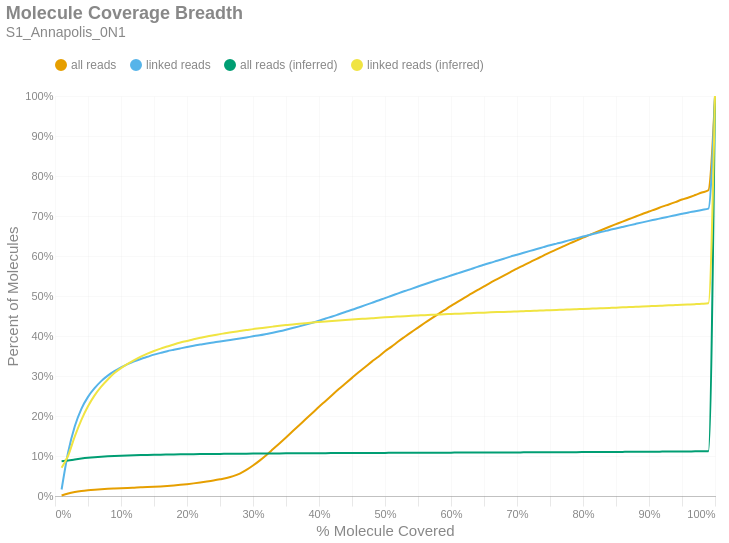

Notebook code cell kept with this figure:
### Markdown cell above
### Molecule Read Coverage
This chart shows molecule coverage breadth as computed by the number of bases aligned to that molecule. In other words, "*how much of each unique long molecule is actually sequenced/aligned?*" Keep in mind there is a distinction between sequences and alignments, since some sequences belonging to a particular molecule may not align well and wouldn't appear in the alignment data. This chart also shows molecule coverage breadth as computed by the *inferred fragment* from which the aligned sequences originate. Unlike read coverage, this calculation takes into account the total insert size, including unsequenced gaps between the forward and reverse reads. Like the previous figures, these are cumulative percents.

### Code cell
if SKIPLR:
    print_html(f"Skipped")
else:
    binned_df = consolidated_hist(valids['coverage_bp'], mask, 0.01, True)
    binned_df_inf = consolidated_hist(valids['coverage_inserts'], mask, 0.01, True)
    binned_df = binned_df.with_columns(pl.lit(binned_df_inf['all reads (cumsum)']).alias('all reads (inferred)'))
    binned_df = binned_df.with_columns(pl.lit(binned_df_inf['linked reads (cumsum)']).alias('linked reads (inferred)'))
    binned_df = binned_df.with_columns(
        (pl.col('bin').cast(pl.Float64) + 0.01).alias('right_edge')
    )

    with SafeRender(binned_df):
        (
            density_plot(binned_df, 'Molecule Coverage Breadth', samplename, 'molcov', ['all reads (inferred)','linked reads (inferred)'])
            .encode(
                #x=alt.X('bin:Q', title="% Molecule Covered").axis(format = '%').scale(padding=0),
                x=alt.X('right_edge:Q', title="% Molecule Covered").axis(format='%').scale(padding=0),
                y=alt.Y('value:Q', title='Percent of Molecules')
                    .axis(format='%')
                    .stack(False)
                    .scale(domainMin=0, padding=0),
                color=alt.Color("key:N").scale(domain = ["all reads", "linked reads", "all reads (inferred)", "linked reads (inferred)"]),
                tooltip = [
                    alt.Tooltip("key:N", title = "Data Type"),
                    alt.Tooltip("range_label:N", title="% Molecule Covered"),
                    alt.Tooltip("value:Q", format = ".2%", title="% Molecules")
                ]
            )
        ).display()

### Figure 1 — Vega-Lite specification as saved in the notebook (floating-point values rounded to 4 significant figures)
{"width": "container", "height": 400, "config": {"title": {"anchor": "start", "dy": -15, "fontSize": 18, "color": "#888888", "subtitleColor": "#888888", "subtitleFontSize": 14}, "arc": {"fill": "#0072B2"}, "axis": {"domainColor": "#888888", "domainWidth": 0.5, "gridWidth": 0.2, "grid": false, "titleFontWeight": 400, "titleFontSize": 15, "labelFontSize": 11, "labelColor": "#888888", "tickColor": "#888888", "tickWidth": 0.2, "titleColor": "#888888"}, "axisBand": {"grid": false}, "axisX": {"grid": true, "tickSize": 10, "domainCap": "round"}, "axisY": {"domain": false, "grid": true, "tickSize": 0, "domainCap": "round"}, "background": "transparent", "header": {"labelFontSize": 15, "labelColor": "#888888", "titleFontSize": 15, "titleFontWeight": 600, "titleColor": "#888888"}, "legend": {"labelFont": "sans-serif", "labelFontSize": 12, "labelColor": "#888888", "symbolSize": 100, "symbolType": "circle", "titleFontSize": 12, "titlePadding": 10, "titleColor": "#888888", "title": null, "orient": "top"}, "range": {"category": ["#E69F00", "#56B4E9", "#009E73", "#F0E442", "#0072B2", "#D55E00", "#CC79A7", "#000000"], "diverging": ["#cfe8f3", "#a2d4ec", "#73bfe2", "#46abdb", "#1696d2", "#12719e"]}, "area": {"fill": "#0072B2", "fillOpacity": 0.7, "line": true, "strokeOpacity": 0.7}, "line": {"color": "#0072B2", "stroke": "#0072B2", "strokeWidth": 2}, "trail": {"color": "#0072B2", "stroke": "#0072B2", "strokeWidth": 0, "size": 1}, "point": {"filled": true, "fillOpacity": 1.0, "size": 95}, "text": {"color": "#888888", "fontSize": 11, "align": "right", "fontWeight": 400, "size": 11}, "bar": {"fill": "#0072B2", "stroke": null}, "view": {"stroke": null, "continuousWidth": 660, "continuousHeight": 400}}, "data": {"name": "data-e40973ce518ca75e6ff3bd7ebf29f065"}, "mark": {"type": "line", "interpolate": "monotone", "point": {"opacity": 0, "size": 275}}, "encoding": {"color": {"field": "key", "scale": {"domain": ["all reads", "linked reads", "all reads (inferred)", "linked reads (inferred)"]}, "type": "nominal"}, "tooltip": [{"field": "key", "title": "Data Type", "type": "nominal"}, {"field": "range_label", "title": "% Molecule Covered", "type": "nominal"}, {"field": "value", "format": ".2%", "title": "% Molecules", "type": "quantitative"}], "x": {"axis": {"format": "%"}, "field": "right_edge", "scale": {"padding": 0}, "title": "% Molecule Covered", "type": "quantitative"}, "y": {"axis": {"format": "%"}, "field": "value", "scale": {"domainMin": 0, "padding": 0}, "stack": false, "title": "Percent of Molecules", "type": "quantitative"}}, "params": [{"name": "param_c36ac31b6afebe62", "select": {"type": "point", "fields": ["key"]}, "bind": "legend"}], "title": {"text": "Molecule Coverage Breadth", "subtitle": "S1_Annapolis_0N1"}, "transform": [{"fold": ["all reads (cumsum)", "linked reads (cumsum)", "all reads (inferred)", "linked reads (inferred)"]}, {"calculate": "replace(datum.key, ' (cumsum)', '')", "as": "key"}, {"filter": {"param": "param_c36ac31b6afebe62"}}], "usermeta": {"embedOptions": {"downloadFileName": "S1_Annapolis_0N1.molcov"}}, "$schema": "https://vega.github.io/schema/vega-lite/v6.1.0.json", "datasets": {"data-e40973ce518ca75e6ff3bd7ebf29f065": [{"bin": "0.0", "interval": "0.0-0.01", "all reads": 0.001117, "linked reads": 0.01627, "all reads (cumsum)": 0.001117, "linked reads (cumsum)": 0.01627, "range_label": "0.0-0.01", "all reads (inferred)": 0.08693, "linked reads (inferred)": 0.07078, "right_edge": 0.01}, {"bin": "0.01", "interval": "0.01-0.02", "all reads": 0.005311, "linked reads": 0.09368, "all reads (cumsum)": 0.006428, "linked reads (cumsum)": 0.1099, "range_label": "0.01-0.02", "all reads (inferred)": 0.0887, "linked reads (inferred)": 0.1013, "right_edge": 0.02}, {"bin": "0.02", "interval": "0.02-0.03", "all reads": 0.003685, "linked reads": 0.06439, "all reads (cumsum)": 0.01011, "linked reads (cumsum)": 0.1743, "range_label": "0.02-0.03", "all reads (inferred)": 0.09133, "linked reads (inferred)": 0.1492, "right_edge": 0.03}, {"bin": "0.03", "interval": "0.03-0.04", "all reads": 0.002596, "linked reads": 0.04364, "all reads (cumsum)": 0.01271, "linked reads (cumsum)": 0.218, "range_label": "0.03-0.04", "all reads (inferred)": 0.09358, "linked reads (inferred)": 0.1905, "right_edge": 0.04}, {"bin": "0.04", "interval": "0.04-0.05", "all reads": 0.001796, "linked reads": 0.02993, "all reads (cumsum)": 0.01451, "linked reads (cumsum)": 0.2479, "range_label": "0.04-0.05", "all reads (inferred)": 0.09547, "linked reads (inferred)": 0.2244, "right_edge": 0.05}, {"bin": "0.05", "interval": "0.05-0.06", "all reads": 0.00138, "linked reads": 0.02162, "all reads (cumsum)": 0.01588, "linked reads (cumsum)": 0.2695, "range_label": "0.05-0.06", "all reads (inferred)": 0.09695, "linked reads (inferred)": 0.2515, "right_edge": 0.06}, {"bin": "0.06", "interval": "0.06-0.07", "all reads": 0.001138, "linked reads": 0.0177, "all reads (cumsum)": 0.01702, "linked reads (cumsum)": 0.2872, "range_label": "0.06-0.07", "all reads (inferred)": 0.09813, "linked reads (inferred)": 0.2733, "right_edge": 0.07}, {"bin": "0.07", "interval": "0.07-0.08", "all reads": 0.0009373, "linked reads": 0.01367, "all reads (cumsum)": 0.01796, "linked reads (cumsum)": 0.3009, "range_label": "0.07-0.08", "all reads (inferred)": 0.0991, "linked reads (inferred)": 0.2913, "right_edge": 0.08}, {"bin": "0.08", "interval": "0.08-0.09", "all reads": 0.0008105, "linked reads": 0.01105, "all reads (cumsum)": 0.01877, "linked reads (cumsum)": 0.312, "range_label": "0.08-0.09", "all reads (inferred)": 0.09996, "linked reads (inferred)": 0.3072, "right_edge": 0.09}, {"bin": "0.09", "interval": "0.09-0.1", "all reads": 0.0007628, "linked reads": 0.009453, "all reads (cumsum)": 0.01953, "linked reads (cumsum)": 0.3214, "range_label": "0.09-0.1", "all reads (inferred)": 0.1006, "linked reads (inferred)": 0.3196, "right_edge": 0.1}, {"bin": "0.1", "interval": "0.1-0.11", "all reads": 0.0007298, "linked reads": 0.008079, "all reads (cumsum)": 0.02026, "linked reads (cumsum)": 0.3295, "range_label": "0.1-0.11", "all reads (inferred)": 0.1012, "linked reads (inferred)": 0.3303, "right_edge": 0.11}, {"bin": "0.11", "interval": "0.11-0.12", "all reads": 0.0006708, "linked reads": 0.007, "all reads (cumsum)": 0.02093, "linked reads (cumsum)": 0.3365, "range_label": "0.11-0.12", "all reads (inferred)": 0.1017, "linked reads (inferred)": 0.3397, "right_edge": 0.12}, {"bin": "0.12", "interval": "0.12-0.13", "all reads": 0.0006688, "linked reads": 0.006126, "all reads (cumsum)": 0.0216, "linked reads (cumsum)": 0.3426, "range_label": "0.12-0.13", "all reads (inferred)": 0.1022, "linked reads (inferred)": 0.3482, "right_edge": 0.13}, {"bin": "0.13", "interval": "0.13-0.14", "all reads": 0.0006821, "linked reads": 0.005414, "all reads (cumsum)": 0.02229, "linked reads (cumsum)": 0.348, "range_label": "0.13-0.14", "all reads (inferred)": 0.1026, "linked reads (inferred)": 0.3558, "right_edge": 0.14}, {"bin": "0.14", "interval": "0.14-0.15", "all reads": 0.0007495, "linked reads": 0.005369, "all reads (cumsum)": 0.02303, "linked reads (cumsum)": 0.3534, "range_label": "0.14-0.15", "all reads (inferred)": 0.103, "linked reads (inferred)": 0.3624, "right_edge": 0.15}, {"bin": "0.15", "interval": "0.15-0.16", "all reads": 0.0008632, "linked reads": 0.004393, "all reads (cumsum)": 0.0239, "linked reads (cumsum)": 0.3578, "range_label": "0.15-0.16", "all reads (inferred)": 0.1033, "linked reads (inferred)": 0.3685, "right_edge": 0.16}, {"bin": "0.16", "interval": "0.16-0.17", "all reads": 0.00108, "linked reads": 0.004264, "all reads (cumsum)": 0.02498, "linked reads (cumsum)": 0.362, "range_label": "0.16-0.17", "all reads (inferred)": 0.1036, "linked reads (inferred)": 0.3737, "right_edge": 0.17}, {"bin": "0.17", "interval": "0.17-0.18", "all reads": 0.00131, "linked reads": 0.003564, "all reads (cumsum)": 0.02629, "linked reads (cumsum)": 0.3656, "range_label": "0.17-0.18", "all reads (inferred)": 0.1039, "linked reads (inferred)": 0.3789, "right_edge": 0.18}, {"bin": "0.18", "interval": "0.18-0.19", "all reads": 0.001544, "linked reads": 0.003449, "all reads (cumsum)": 0.02783, "linked reads (cumsum)": 0.3691, "range_label": "0.18-0.19", "all reads (inferred)": 0.1041, "linked reads (inferred)": 0.3837, "right_edge": 0.19}, {"bin": "0.19", "interval": "0.19-0.2", "all reads": 0.001805, "linked reads": 0.003397, "all reads (cumsum)": 0.02964, "linked reads (cumsum)": 0.3725, "range_label": "0.19-0.2", "all reads (inferred)": 0.1044, "linked reads (inferred)": 0.3877, "right_edge": 0.2}, {"bin": "0.2", "interval": "0.2-0.21", "all reads": 0.001931, "linked reads": 0.003224, "all reads (cumsum)": 0.03157, "linked reads (cumsum)": 0.3757, "range_label": "0.2-0.21", "all reads (inferred)": 0.1046, "linked reads (inferred)": 0.3919, "right_edge": 0.21}, {"bin": "0.21", "interval": "0.21-0.22", "all reads": 0.00219, "linked reads": 0.002864, "all reads (cumsum)": 0.03376, "linked reads (cumsum)": 0.3785, "range_label": "0.21-0.22", "all reads (inferred)": 0.1048, "linked reads (inferred)": 0.3955, "right_edge": 0.22}, {"bin": "0.22", "interval": "0.22-0.23", "all reads": 0.0024, "linked reads": 0.002761, "all reads (cumsum)": 0.03616, "linked reads (cumsum)": 0.3813, "range_label": "0.22-0.23", "all reads (inferred)": 0.105, "linked reads (inferred)": 0.3989, "right_edge": 0.23}, {"bin": "0.23", "interval": "0.23-0.24", "all reads": 0.002575, "linked reads": 0.002472, "all reads (cumsum)": 0.03873, "linked reads (cumsum)": 0.3838, "range_label": "0.23-0.24", "all reads (inferred)": 0.1051, "linked reads (inferred)": 0.4019, "right_edge": 0.24}, {"bin": "0.24", "interval": "0.24-0.25", "all reads": 0.002932, "linked reads": 0.00244, "all reads (cumsum)": 0.04167, "linked reads (cumsum)": 0.3862, "range_label": "0.24-0.25", "all reads (inferred)": 0.1053, "linked reads (inferred)": 0.4047, "right_edge": 0.25}, {"bin": "0.25", "interval": "0.25-0.26", "all reads": 0.003367, "linked reads": 0.002607, "all reads (cumsum)": 0.04503, "linked reads (cumsum)": 0.3888, "range_label": "0.25-0.26", "all reads (inferred)": 0.1055, "linked reads (inferred)": 0.4076, "right_edge": 0.26}, {"bin": "0.26", "interval": "0.26-0.27", "all reads": 0.004582, "linked reads": 0.002434, "all reads (cumsum)": 0.04961, "linked reads (cumsum)": 0.3913, "range_label": "0.26-0.27", "all reads (inferred)": 0.1056, "linked reads (inferred)": 0.4101, "right_edge": 0.27}, {"bin": "0.27", "interval": "0.27-0.28", "all reads": 0.006533, "linked reads": 0.00253, "all reads (cumsum)": 0.05615, "linked reads (cumsum)": 0.3938, "range_label": "0.27-0.28", "all reads (inferred)": 0.1057, "linked reads (inferred)": 0.4124, "right_edge": 0.28}, {"bin": "0.28", "interval": "0.28-0.29", "all reads": 0.008978, "linked reads": 0.002639, "all reads (cumsum)": 0.06512, "linked reads (cumsum)": 0.3964, "range_label": "0.28-0.29", "all reads (inferred)": 0.1059, "linked reads (inferred)": 0.4147, "right_edge": 0.29}, {"bin": "0.29", "interval": "0.29-0.3", "all reads": 0.01102, "linked reads": 0.002813, "all reads (cumsum)": 0.07615, "linked reads (cumsum)": 0.3992, "range_label": "0.29-0.3", "all reads (inferred)": 0.106, "linked reads (inferred)": 0.4172, "right_edge": 0.3}, {"bin": "0.3", "interval": "0.3-0.31", "all reads": 0.01236, "linked reads": 0.002639, "all reads (cumsum)": 0.0885, "linked reads (cumsum)": 0.4019, "range_label": "0.3-0.31", "all reads (inferred)": 0.1061, "linked reads (inferred)": 0.4193, "right_edge": 0.31}, {"bin": "0.31", "interval": "0.31-0.32", "all reads": 0.0136, "linked reads": 0.003082, "all reads (cumsum)": 0.1021, "linked reads (cumsum)": 0.405, "range_label": "0.31-0.32", "all reads (inferred)": 0.1062, "linked reads (inferred)": 0.4214, "right_edge": 0.32}, {"bin": "0.32", "interval": "0.32-0.33", "all reads": 0.01447, "linked reads": 0.003243, "all reads (cumsum)": 0.1166, "linked reads (cumsum)": 0.4082, "range_label": "0.32-0.33", "all reads (inferred)": 0.1064, "linked reads (inferred)": 0.4235, "right_edge": 0.33}, {"bin": "0.33", "interval": "0.33-0.34", "all reads": 0.01468, "linked reads": 0.003609, "all reads (cumsum)": 0.1313, "linked reads (cumsum)": 0.4118, "range_label": "0.33-0.34", "all reads (inferred)": 0.1065, "linked reads (inferred)": 0.4254, "right_edge": 0.34}, {"bin": "0.34", "interval": "0.34-0.35", "all reads": 0.01509, "linked reads": 0.003943, "all reads (cumsum)": 0.1463, "linked reads (cumsum)": 0.4158, "range_label": "0.34-0.35", "all reads (inferred)": 0.1066, "linked reads (inferred)": 0.4273, "right_edge": 0.35}, {"bin": "0.35", "interval": "0.35-0.36", "all reads": 0.01533, "linked reads": 0.004155, "all reads (cumsum)": 0.1617, "linked reads (cumsum)": 0.4199, "range_label": "0.35-0.36", "all reads (inferred)": 0.1067, "linked reads (inferred)": 0.4287, "right_edge": 0.36}, {"bin": "0.36", "interval": "0.36-0.37", "all reads": 0.01535, "linked reads": 0.004174, "all reads (cumsum)": 0.177, "linked reads (cumsum)": 0.4241, "range_label": "0.36-0.37", "all reads (inferred)": 0.1068, "linked reads (inferred)": 0.4304, "right_edge": 0.37}, {"bin": "0.37", "interval": "0.37-0.38", "all reads": 0.01541, "linked reads": 0.004495, "all reads (cumsum)": 0.1924, "linked reads (cumsum)": 0.4286, "range_label": "0.37-0.38", "all reads (inferred)": 0.1069, "linked reads (inferred)": 0.432, "right_edge": 0.38}, {"bin": "0.38", "interval": "0.38-0.39", "all reads": 0.01519, "linked reads": 0.004694, "all reads (cumsum)": 0.2076, "linked reads (cumsum)": 0.4333, "range_label": "0.38-0.39", "all reads (inferred)": 0.107, "linked reads (inferred)": 0.4337, "right_edge": 0.39}, {"bin": "0.39", "interval": "0.39-0.4", "all reads": 0.01541, "linked reads": 0.00499, "all reads (cumsum)": 0.223, "linked reads (cumsum)": 0.4383, "range_label": "0.39-0.4", "all reads (inferred)": 0.107, "linked reads (inferred)": 0.435, "right_edge": 0.4}, {"bin": "0.4", "interval": "0.4-0.41", "all reads": 0.01466, "linked reads": 0.005343, "all reads (cumsum)": 0.2377, "linked reads (cumsum)": 0.4436, "range_label": "0.4-0.41", "all reads (inferred)": 0.1071, "linked reads (inferred)": 0.4364, "right_edge": 0.41}, {"bin": "0.41", "interval": "0.41-0.42", "all reads": 0.01488, "linked reads": 0.005137, "all reads (cumsum)": 0.2526, "linked reads (cumsum)": 0.4488, "range_label": "0.41-0.42", "all reads (inferred)": 0.1072, "linked reads (inferred)": 0.4378, "right_edge": 0.42}, {"bin": "0.42", "interval": "0.42-0.43", "all reads": 0.01467, "linked reads": 0.005587, "all reads (cumsum)": 0.2672, "linked reads (cumsum)": 0.4543, "range_label": "0.42-0.43", "all reads (inferred)": 0.1073, "linked reads (inferred)": 0.439, "right_edge": 0.43}, {"bin": "0.43", "interval": "0.43-0.44", "all reads": 0.01412, "linked reads": 0.005677, "all reads (cumsum)": 0.2814, "linked reads (cumsum)": 0.46, "range_label": "0.43-0.44", "all reads (inferred)": 0.1074, "linked reads (inferred)": 0.4402, "right_edge": 0.44}, {"bin": "0.44", "interval": "0.44-0.45", "all reads": 0.01398, "linked reads": 0.005439, "all reads (cumsum)": 0.2953, "linked reads (cumsum)": 0.4655, "range_label": "0.44-0.45", "all reads (inferred)": 0.1074, "linked reads (inferred)": 0.4412, "right_edge": 0.45}, {"bin": "0.45", "interval": "0.45-0.46", "all reads": 0.01386, "linked reads": 0.005837, "all reads (cumsum)": 0.3092, "linked reads (cumsum)": 0.4713, "range_label": "0.45-0.46", "all reads (inferred)": 0.1075, "linked reads (inferred)": 0.4423, "right_edge": 0.46}, {"bin": "0.46", "interval": "0.46-0.47", "all reads": 0.01334, "linked reads": 0.005837, "all reads (cumsum)": 0.3225, "linked reads (cumsum)": 0.4771, "range_label": "0.46-0.47", "all reads (inferred)": 0.1076, "linked reads (inferred)": 0.4433, "right_edge": 0.47}, {"bin": "0.47", "interval": "0.47-0.48", "all reads": 0.01334, "linked reads": 0.00578, "all reads (cumsum)": 0.3359, "linked reads (cumsum)": 0.4829, "range_label": "0.47-0.48", "all reads (inferred)": 0.1076, "linked reads (inferred)": 0.4443, "right_edge": 0.48}, {"bin": "0.48", "interval": "0.48-0.49", "all reads": 0.01238, "linked reads": 0.005715, "all reads (cumsum)": 0.3483, "linked reads (cumsum)": 0.4886, "range_label": "0.48-0.49", "all reads (inferred)": 0.1077, "linked reads (inferred)": 0.4454, "right_edge": 0.49}, {"bin": "0.49", "interval": "0.49-0.5", "all reads": 0.01368, "linked reads": 0.006139, "all reads (cumsum)": 0.362, "linked reads (cumsum)": 0.4948, "range_label": "0.49-0.5", "all reads (inferred)": 0.1078, "linked reads (inferred)": 0.4466, "right_edge": 0.5}, {"bin": "0.5", "interval": "0.5-0.51", "all reads": 0.01157, "linked reads": 0.005799, "all reads (cumsum)": 0.3735, "linked reads (cumsum)": 0.5006, "range_label": "0.5-0.51", "all reads (inferred)": 0.1079, "linked reads (inferred)": 0.4477, "right_edge": 0.51}, {"bin": "0.51", "interval": "0.51-0.52", "all reads": 0.0127, "linked reads": 0.006094, "all reads (cumsum)": 0.3862, "linked reads (cumsum)": 0.5067, "range_label": "0.51-0.52", "all reads (inferred)": 0.1079, "linked reads (inferred)": 0.4486, "right_edge": 0.52}, {"bin": "0.52", "interval": "0.52-0.53", "all reads": 0.01186, "linked reads": 0.005825, "all reads (cumsum)": 0.3981, "linked reads (cumsum)": 0.5125, "range_label": "0.52-0.53", "all reads (inferred)": 0.108, "linked reads (inferred)": 0.4496, "right_edge": 0.53}, {"bin": "0.53", "interval": "0.53-0.54", "all reads": 0.01169, "linked reads": 0.005407, "all reads (cumsum)": 0.4098, "linked reads (cumsum)": 0.5179, "range_label": "0.53-0.54", "all reads (inferred)": 0.1081, "linked reads (inferred)": 0.4504, "right_edge": 0.54}, {"bin": "0.54", "interval": "0.54-0.55", "all reads": 0.0113, "linked reads": 0.005728, "all reads (cumsum)": 0.4211, "linked reads (cumsum)": 0.5236, "range_label": "0.54-0.55", "all reads (inferred)": 0.1081, "linked reads (inferred)": 0.4512, "right_edge": 0.55}, {"bin": "0.55", "interval": "0.55-0.56", "all reads": 0.01145, "linked reads": 0.005818, "all reads (cumsum)": 0.4325, "linked reads (cumsum)": 0.5294, "range_label": "0.55-0.56", "all reads (inferred)": 0.1082, "linked reads (inferred)": 0.4521, "right_edge": 0.56}, {"bin": "0.56", "interval": "0.56-0.57", "all reads": 0.01107, "linked reads": 0.005574, "all reads (cumsum)": 0.4436, "linked reads (cumsum)": 0.535, "range_label": "0.56-0.57", "all reads (inferred)": 0.1082, "linked reads (inferred)": 0.4529, "right_edge": 0.57}, {"bin": "0.57", "interval": "0.57-0.58", "all reads": 0.01068, "linked reads": 0.005433, "all reads (cumsum)": 0.4543, "linked reads (cumsum)": 0.5404, "range_label": "0.57-0.58", "all reads (inferred)": 0.1083, "linked reads (inferred)": 0.4536, "right_edge": 0.58}, {"bin": "0.58", "interval": "0.58-0.59", "all reads": 0.01048, "linked reads": 0.005292, "all reads (cumsum)": 0.4647, "linked reads (cumsum)": 0.5457, "range_label": "0.58-0.59", "all reads (inferred)": 0.1084, "linked reads (inferred)": 0.4544, "right_edge": 0.59}, {"bin": "0.59", "interval": "0.59-0.6", "all reads": 0.01056, "linked reads": 0.005555, "all reads (cumsum)": 0.4753, "linked reads (cumsum)": 0.5513, "range_label": "0.59-0.6", "all reads (inferred)": 0.1084, "linked reads (inferred)": 0.455, "right_edge": 0.6}, {"bin": "0.6", "interval": "0.6-0.61", "all reads": 0.009914, "linked reads": 0.005292, "all reads (cumsum)": 0.4852, "linked reads (cumsum)": 0.5566, "range_label": "0.6-0.61", "all reads (inferred)": 0.1085, "linked reads (inferred)": 0.4557, "right_edge": 0.61}, {"bin": "0.61", "interval": "0.61-0.62", "all reads": 0.0102, "linked reads": 0.005176, "all reads (cumsum)": 0.4954, "linked reads (cumsum)": 0.5618, "range_label": "0.61-0.62", "all reads (inferred)": 0.1085, "linked reads (inferred)": 0.4564, "right_edge": 0.62}, {"bin": "0.62", "interval": "0.62-0.63", "all reads": 0.009668, "linked reads": 0.005465, "all reads (cumsum)": 0.5051, "linked reads (cumsum)": 0.5672, "range_label": "0.62-0.63", "all reads (inferred)": 0.1086, "linked reads (inferred)": 0.457, "right_edge": 0.63}, {"bin": "0.63", "interval": "0.63-0.64", "all reads": 0.009693, "linked reads": 0.005561, "all reads (cumsum)": 0.5148, "linked reads (cumsum)": 0.5728, "range_label": "0.63-0.64", "all reads (inferred)": 0.1087, "linked reads (inferred)": 0.4578, "right_edge": 0.64}, {"bin": "0.64", "interval": "0.64-0.65", "all reads": 0.009236, "linked reads": 0.005227, "all reads (cumsum)": 0.524, "linked reads (cumsum)": 0.578, "range_label": "0.64-0.65", "all reads (inferred)": 0.1087, "linked reads (inferred)": 0.4584, "right_edge": 0.65}, {"bin": "0.65", "interval": "0.65-0.66", "all reads": 0.009477, "linked reads": 0.00524, "all reads (cumsum)": 0.5335, "linked reads (cumsum)": 0.5832, "range_label": "0.65-0.66", "all reads (inferred)": 0.1088, "linked reads (inferred)": 0.4591, "right_edge": 0.66}, {"bin": "0.66", "interval": "0.66-0.67", "all reads": 0.008788, "linked reads": 0.004913, "all reads (cumsum)": 0.5423, "linked reads (cumsum)": 0.5882, "range_label": "0.66-0.67", "all reads (inferred)": 0.1088, "linked reads (inferred)": 0.4597, "right_edge": 0.67}, {"bin": "0.67", "interval": "0.67-0.68", "all reads": 0.008932, "linked reads": 0.00506, "all reads (cumsum)": 0.5512, "linked reads (cumsum)": 0.5932, "range_label": "0.67-0.68", "all reads (inferred)": 0.1089, "linked reads (inferred)": 0.4602, "right_edge": 0.68}, {"bin": "0.68", "interval": "0.68-0.69", "all reads": 0.008586, "linked reads": 0.005189, "all reads (cumsum)": 0.5598, "linked reads (cumsum)": 0.5984, "range_label": "0.68-0.69", "all reads (inferred)": 0.109, "linked reads (inferred)": 0.4608, "right_edge": 0.69}, {"bin": "0.69", "interval": "0.69-0.7", "all reads": 0.008713, "linked reads": 0.004726, "all reads (cumsum)": 0.5685, "linked reads (cumsum)": 0.6031, "range_label": "0.69-0.7", "all reads (inferred)": 0.109, "linked reads (inferred)": 0.4614, "right_edge": 0.7}, {"bin": "0.7", "interval": "0.7-0.71", "all reads": 0.008211, "linked reads": 0.004932, "all reads (cumsum)": 0.5767, "linked reads (cumsum)": 0.6081, "range_label": "0.7-0.71", "all reads (inferred)": 0.1091, "linked reads (inferred)": 0.4621, "right_edge": 0.71}, {"bin": "0.71", "interval": "0.71-0.72", "all reads": 0.008202, "linked reads": 0.004797, "all reads (cumsum)": 0.5849, "linked reads (cumsum)": 0.6129, "range_label": "0.71-0.72", "all reads (inferred)": 0.1092, "linked reads (inferred)": 0.4627, "right_edge": 0.72}, {"bin": "0.72", "interval": "0.72-0.73", "all reads": 0.008138, "linked reads": 0.004521, "all reads (cumsum)": 0.593, "linked reads (cumsum)": 0.6174, "range_label": "0.72-0.73", "all reads (inferred)": 0.1092, "linked reads (inferred)": 0.4633, "right_edge": 0.73}, {"bin": "0.73", "interval": "0.73-0.74", "all reads": 0.007796, "linked reads": 0.004778, "all reads (cumsum)": 0.6008, "linked reads (cumsum)": 0.6222, "range_label": "0.73-0.74", "all reads (inferred)": 0.1093, "linked reads (inferred)": 0.4639, "right_edge": 0.74}, {"bin": "0.74", "interval": "0.74-0.75", "all reads": 0.008173, "linked reads": 0.004649, "all reads (cumsum)": 0.609, "linked reads (cumsum)": 0.6268, "range_label": "0.74-0.75", "all reads (inferred)": 0.1094, "linked reads (inferred)": 0.4644, "right_edge": 0.75}, {"bin": "0.75", "interval": "0.75-0.76", "all reads": 0.007412, "linked reads": 0.004187, "all reads (cumsum)": 0.6164, "linked reads (cumsum)": 0.631, "range_label": "0.75-0.76", "all reads (inferred)": 0.1094, "linked reads (inferred)": 0.465, "right_edge": 0.76}, {"bin": "0.76", "interval": "0.76-0.77", "all reads": 0.007579, "linked reads": 0.004104, "all reads (cumsum)": 0.624, "linked reads (cumsum)": 0.6351, "range_label": "0.76-0.77", "all reads (inferred)": 0.1095, "linked reads (inferred)": 0.4657, "right_edge": 0.77}, {"bin": "0.77", "interval": "0.77-0.78", "all reads": 0.007441, "linked reads": 0.004624, "all reads (cumsum)": 0.6314, "linked reads (cumsum)": 0.6397, "range_label": "0.77-0.78", "all reads (inferred)": 0.1096, "linked reads (inferred)": 0.4663, "right_edge": 0.78}, {"bin": "0.78", "interval": "0.78-0.79", "all reads": 0.007101, "linked reads": 0.004412, "all reads (cumsum)": 0.6385, "linked reads (cumsum)": 0.6441, "range_label": "0.78-0.79", "all reads (inferred)": 0.1097, "linked reads (inferred)": 0.4669, "right_edge": 0.79}, {"bin": "0.79", "interval": "0.79-0.8", "all reads": 0.007433, "linked reads": 0.004566, "all reads (cumsum)": 0.646, "linked reads (cumsum)": 0.6487, "range_label": "0.79-0.8", "all reads (inferred)": 0.1098, "linked reads (inferred)": 0.4676, "right_edge": 0.8}, {"bin": "0.8", "interval": "0.8-0.81", "all reads": 0.006677, "linked reads": 0.00384, "all reads (cumsum)": 0.6527, "linked reads (cumsum)": 0.6525, "range_label": "0.8-0.81", "all reads (inferred)": 0.1098, "linked reads (inferred)": 0.4683, "right_edge": 0.81}, {"bin": "0.81", "interval": "0.81-0.82", "all reads": 0.006855, "linked reads": 0.004444, "all reads (cumsum)": 0.6595, "linked reads (cumsum)": 0.657, "range_label": "0.81-0.82", "all reads (inferred)": 0.1099, "linked reads (inferred)": 0.4689, "right_edge": 0.82}, {"bin": "0.82", "interval": "0.82-0.83", "all reads": 0.006841, "linked reads": 0.003975, "all reads (cumsum)": 0.6664, "linked reads (cumsum)": 0.661, "range_label": "0.82-0.83", "all reads (inferred)": 0.11, "linked reads (inferred)": 0.4696, "right_edge": 0.83}, {"bin": "0.83", "interval": "0.83-0.84", "all reads": 0.006721, "linked reads": 0.004206, "all reads (cumsum)": 0.6731, "linked reads (cumsum)": 0.6652, "range_label": "0.83-0.84", "all reads (inferred)": 0.1101, "linked reads (inferred)": 0.4702, "right_edge": 0.84}, {"bin": "0.84", "interval": "0.84-0.85", "all reads": 0.006501, "linked reads": 0.003725, "all reads (cumsum)": 0.6796, "linked reads (cumsum)": 0.6689, "range_label": "0.84-0.85", "all reads (inferred)": 0.1102, "linked reads (inferred)": 0.4709, "right_edge": 0.85}, {"bin": "0.85", "interval": "0.85-0.86", "all reads": 0.006474, "linked reads": 0.003834, "all reads (cumsum)": 0.686, "linked reads (cumsum)": 0.6727, "range_label": "0.85-0.86", "all reads (inferred)": 0.1103, "linked reads (inferred)": 0.4716, "right_edge": 0.86}, {"bin": "0.86", "interval": "0.86-0.87", "all reads": 0.006342, "linked reads": 0.003885, "all reads (cumsum)": 0.6924, "linked reads (cumsum)": 0.6766, "range_label": "0.86-0.87", "all reads (inferred)": 0.1104, "linked reads (inferred)": 0.4722, "right_edge": 0.87}, {"bin": "0.87", "interval": "0.87-0.88", "all reads": 0.006365, "linked reads": 0.003776, "all reads (cumsum)": 0.6988, "linked reads (cumsum)": 0.6804, "range_label": "0.87-0.88", "all reads (inferred)": 0.1105, "linked reads (inferred)": 0.4729, "right_edge": 0.88}, {"bin": "0.88", "interval": "0.88-0.89", "all reads": 0.006199, "linked reads": 0.003725, "all reads (cumsum)": 0.705, "linked reads (cumsum)": 0.6841, "range_label": "0.88-0.89", "all reads (inferred)": 0.1106, "linked reads (inferred)": 0.4736, "right_edge": 0.89}, {"bin": "0.89", "interval": "0.89-0.9", "all reads": 0.006302, "linked reads": 0.003641, "all reads (cumsum)": 0.7113, "linked reads (cumsum)": 0.6878, "range_label": "0.89-0.9", "all reads (inferred)": 0.1107, "linked reads (inferred)": 0.4743, "right_edge": 0.9}, {"bin": "0.9", "interval": "0.9-0.91", "all reads": 0.005755, "linked reads": 0.003571, "all reads (cumsum)": 0.717, "linked reads (cumsum)": 0.6913, "range_label": "0.9-0.91", "all reads (inferred)": 0.1108, "linked reads (inferred)": 0.4752, "right_edge": 0.91}, {"bin": "0.91", "interval": "0.91-0.92", "all reads": 0.006387, "linked reads": 0.003609, "all reads (cumsum)": 0.7234, "linked reads (cumsum)": 0.6949, "range_label": "0.91-0.92", "all reads (inferred)": 0.1109, "linked reads (inferred)": 0.4759, "right_edge": 0.92}, {"bin": "0.92", "interval": "0.92-0.93", "all reads": 0.005513, "linked reads": 0.003487, "all reads (cumsum)": 0.7289, "linked reads (cumsum)": 0.6984, "range_label": "0.92-0.93", "all reads (inferred)": 0.1111, "linked reads (inferred)": 0.4766, "right_edge": 0.93}, {"bin": "0.93", "interval": "0.93-0.94", "all reads": 0.005871, "linked reads": 0.003519, "all reads (cumsum)": 0.7348, "linked reads (cumsum)": 0.7019, "range_label": "0.93-0.94", "all reads (inferred)": 0.1112, "linked reads (inferred)": 0.4773, "right_edge": 0.94}, {"bin": "0.94", "interval": "0.94-0.95", "all reads": 0.006364, "linked reads": 0.003513, "all reads (cumsum)": 0.7411, "linked reads (cumsum)": 0.7055, "range_label": "0.94-0.95", "all reads (inferred)": 0.1113, "linked reads (inferred)": 0.478, "right_edge": 0.95}, {"bin": "0.95", "interval": "0.95-0.96", "all reads": 0.005225, "linked reads": 0.003416, "all reads (cumsum)": 0.7464, "linked reads (cumsum)": 0.7089, "range_label": "0.95-0.96", "all reads (inferred)": 0.1115, "linked reads (inferred)": 0.4788, "right_edge": 0.96}, {"bin": "0.96", "interval": "0.96-0.97", "all reads": 0.006023, "linked reads": 0.003044, "all reads (cumsum)": 0.7524, "linked reads (cumsum)": 0.7119, "range_label": "0.96-0.97", "all reads (inferred)": 0.1116, "linked reads (inferred)": 0.4796, "right_edge": 0.97}, {"bin": "0.97", "interval": "0.97-0.98", "all reads": 0.006235, "linked reads": 0.003294, "all reads (cumsum)": 0.7586, "linked reads (cumsum)": 0.7152, "range_label": "0.97-0.98", "all reads (inferred)": 0.1118, "linked reads (inferred)": 0.4806, "right_edge": 0.98}, {"bin": "0.98", "interval": "0.98-0.99", "all reads": 0.005876, "linked reads": 0.003262, "all reads (cumsum)": 0.7645, "linked reads (cumsum)": 0.7185, "range_label": "0.98-0.99", "all reads (inferred)": 0.112, "linked reads (inferred)": 0.4819, "right_edge": 0.99}, {"bin": "0.99", "interval": "0.99-1.0", "all reads": 0.2355, "linked reads": 0.2815, "all reads (cumsum)": 1.0, "linked reads (cumsum)": 1.0, "range_label": "0.99-1.0", "all reads (inferred)": 1.0, "linked reads (inferred)": 1.0, "right_edge": 1.0}]}}
